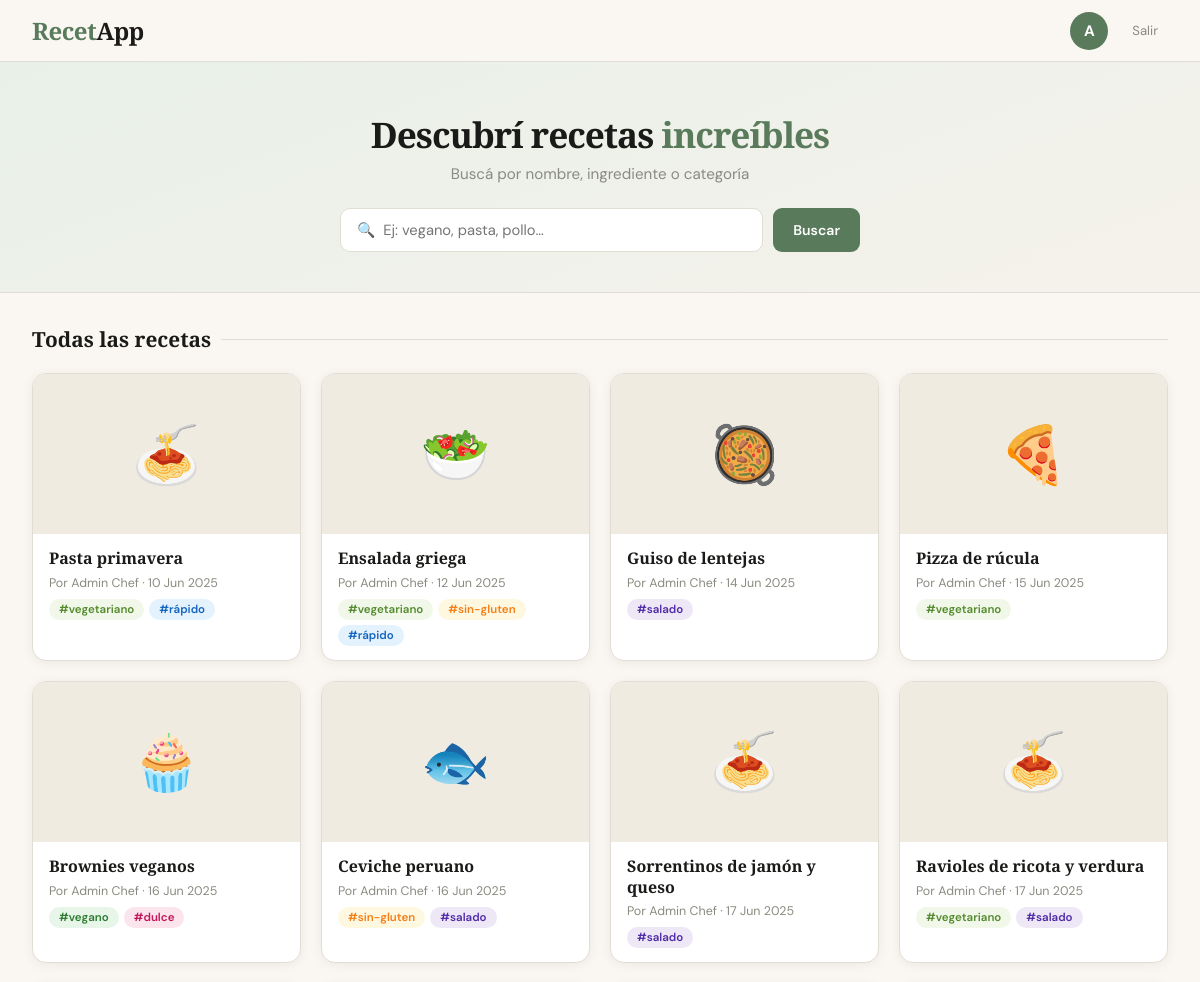
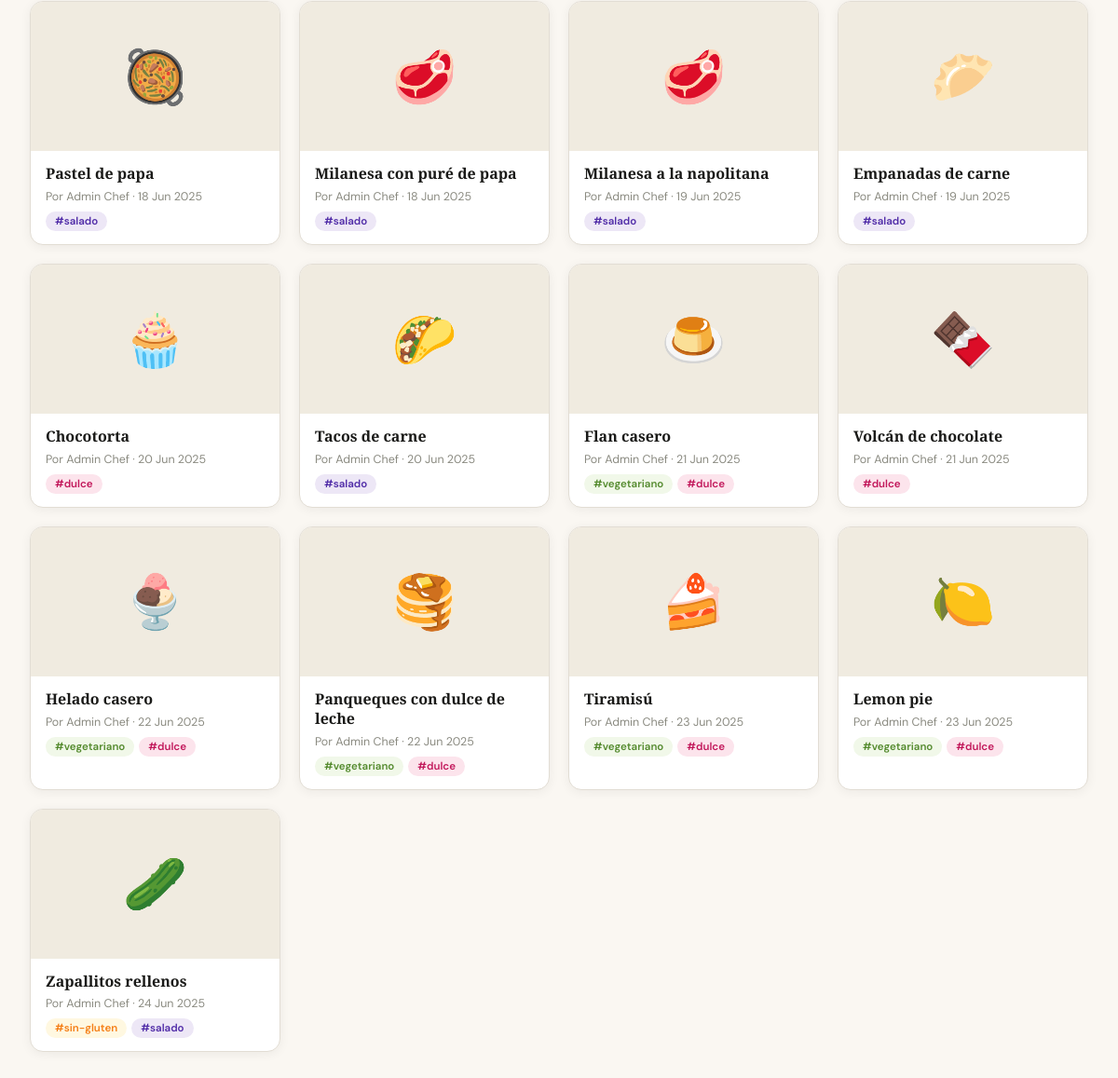
The app's page / (signed in) with its own data (2 pictures, top to bottom).
### recetas/models.py (models this page shows, shortened)
class Receta(models.Model):
    EMOJIS = [
        ("🍝", "🍝 Pasta"), ("🥗", "🥗 Ensalada"), ("🍕", "🍕 Pizza"),
        ("🍜", "🍜 Sopa"), ("🥘", "🥘 Guiso"), ("🧁", "🧁 Postre"),
        ("🍳", "🍳 Huevos"), ("🥩", "🥩 Carne"), ("🐟", "🐟 Pescado"),
        ("🫔", "🫔 Wrap"), ("🥟", "🥟 Empanadas"), ("🌮", "🌮 Tacos"),
        ("🍮", "🍮 Flan"), ("🍫", "🍫 Chocolate"), ("🍨", "🍨 Helado"),
        ("🥞", "🥞 Panqueques"), ("🍰", "🍰 Torta"), ("🍋", "🍋 Limón"),
        ("🥒", "🥒 Verdura"),
    ]
    nombre = models.CharField(max_length=120)
    emoji = models.CharField(max_length=8, choices=EMOJIS, default="🍝")
    ingredientes = models.TextField(
        help_text="Uno por línea. Una línea que empiece con '## ' es un subtítulo."
    )
    pasos = models.TextField(help_text="Uno por línea.")
    nota = models.TextField(blank=True)
    tags = models.ManyToManyField(Tag, blank=True, related_name="recetas")
    autor = models.ForeignKey(
        settings.AUTH_USER_MODEL, on_delete=models.CASCADE, related_name="recetas"
    )
    fecha = models.DateField(default=timezone.localdate)
    class Meta:
        ordering = ["id"]

class Tag(models.Model):
    nombre = models.CharField(max_length=30, unique=True)  # ej: "#rápido"
    slug = models.SlugField(max_length=30, unique=True)    # ej: "rapido" (clase CSS)
    class Meta:
        ordering = ["id"]

### recetas/views.py (the view)
# urls.py: path("", views.index, name="index"),
@login_required
def index(request):
    q = request.GET.get("q", "").strip()
    recetas = Receta.objects.select_related("autor").prefetch_related("tags")
    if q:
        recetas = recetas.filter(
            Q(nombre__icontains=q)
            | Q(tags__nombre__icontains=q)
            | Q(ingredientes__icontains=q)
        ).distinct()
    return render(request, "recetas/index.html", {"recetas": recetas, "q": q})

### recetas/templates/recetas/index.html (shortened to what this page needs)
{% extends "recetas/base.html" %}
{% block content %}
<div id="page-index" class="page active">
  {% include "recetas/_navbar.html" %}
  <div class="hero-search">
    <div class="hero-title">Descubrí recetas <em>increíbles</em></div>
    <div class="hero-sub">Buscá por nombre, ingrediente o categoría</div>
    <form class="search-bar" method="get" action="{% url 'index' %}">
      <input id="search-input" name="q" type="text" value="{{ q }}" placeholder="🔍  Ej: vegano, pasta, pollo…" autocomplete="off">
      <button type="submit" class="btn btn-sage">Buscar</button>
    </form>
  </div>
  <div class="recipes-section">
    <div class="section-title">{% if q %}Resultados para “{{ q }}”{% else %}Todas las recetas{% endif %}</div>
    {% include "recetas/_grid.html" %}
  </div>
</div>
{% endblock %}

### recetas/templates/recetas/_navbar.html (shortened to what this page needs)
<nav class="navbar">
  <a class="nav-logo" href="{% url 'index' %}" style="text-decoration:none">Recet<span>App</span></a>
  <div class="nav-right">
    <a class="avatar-btn" href="{% url 'perfil' %}" title="Mi perfil" style="text-decoration:none">{{ user.first_name|default:user.username|first|upper }}</a>
    <form class="logout-form" method="post" action="{% url 'logout' %}">
      <button type="submit" class="logout-btn">Salir</button>
    </form>
  </div>
</nav>

### recetas/templates/recetas/_grid.html
<div class="recipes-grid">
  {% for r in recetas %}
  <a class="recipe-card" href="{% url 'detalle' r.pk %}">
    <div class="recipe-img">{{ r.emoji }}</div>
    <div class="recipe-body">
      <div class="recipe-name">{{ r.nombre }}</div>
      <div class="recipe-meta">Por {{ r.autor.get_full_name|default:r.autor.username }} · {{ r.fecha|date:"j M Y" }}</div>
      <div class="recipe-tags">
        {% for t in r.tags.all %}<span class="tag tag-{{ t.slug }}">{{ t.nombre }}</span>{% endfor %}
      </div>
    </div>
  </a>
  {% empty %}
  <div class="empty" style="grid-column:1/-1">
    <div class="empty-icon">🍽</div>
    <div class="empty-text">No hay recetas todavía</div>
  </div>
  {% endfor %}
</div>

### recetas/static/recetas/css/style.css (style rules this page uses)
*, *::before, *::after { box-sizing: border-box; margin: 0; padding: 0; }
:root { --sage: #5a7a5c; --sage-lt: #8aab8c; --cream: #faf7f2; --warm: #f0ebe0; --ink: #1a1a18; --muted: #8a8a80; --border: #e2ddd4; --white: #ffffff; --red: #c0392b; --gold: #c9963a; --radius: 14px; --shadow: 0 4px 24px rgba(0,0,0,0.08); }
body { font-family: 'DM Sans', sans-serif; background: var(--cream); color: var(--ink); min-height: 100vh; }
.page { display: none; min-height: 100vh; }
.page.active { display: block; }
.btn { display: inline-flex; align-items: center; gap: 7px; padding: 10px 20px; border-radius: 9px; font-family: 'DM Sans', sans-serif; font-size: 0.88rem; font-weight: 600; cursor: pointer; border: none; transition: all 0.15s; }
.btn-sage { background: var(--sage); color: #fff; }
.tag { display: inline-block; padding: 3px 10px; border-radius: 20px; font-size: 0.72rem; font-weight: 600; }
.tag-vegano { background: #e8f5e9; color: #2e7d32; }
.tag-vegetariano { background: #f1f8e9; color: #558b2f; }
.tag-sin-gluten { background: #fff8e1; color: #f57f17; }
.tag-rapido { background: #e3f2fd; color: #1565c0; }
.tag-dulce { background: #fce4ec; color: #c2185b; }
.tag-salado { background: #ede7f6; color: #512da8; }
.navbar { position: sticky; top: 0; z-index: 200; background: rgba(250,247,242,0.92); backdrop-filter: blur(12px); border-bottom: 1px solid var(--border); display: flex; align-items: center; justify-content: space-between; padding: 0 32px; height: 62px; }
.nav-logo { font-family: 'Playfair Display', serif; font-size: 1.5rem; font-weight: 900; color: var(--sage); cursor: pointer; letter-spacing: -0.5px; }
.nav-logo span { color: var(--ink); }
.nav-right { display: flex; align-items: center; gap: 14px; }
.avatar-btn { width: 38px; height: 38px; border-radius: 50%; background: var(--sage); color: #fff; font-weight: 700; font-size: 0.95rem; border: none; cursor: pointer; display: flex; align-items: center; justify-content: center; transition: transform 0.15s, box-shadow 0.15s; }
.logout-btn { background: none; border: none; cursor: pointer; color: var(--muted); font-size: 0.82rem; font-family: 'DM Sans', sans-serif; padding: 6px 10px; border-radius: 7px; }
#page-index { background: var(--cream); }
.hero-search { background: linear-gradient(160deg, #e8f0e8 0%, #f5f2eb 100%); padding: 48px 32px 40px; text-align: center; border-bottom: 1px solid var(--border); }
.hero-title { font-family: 'Playfair Display', serif; font-size: 2.2rem; font-weight: 900; color: var(--ink); margin-bottom: 6px; letter-spacing: -1px; }
.hero-title em { color: var(--sage); font-style: normal; }
.hero-sub { color: var(--muted); margin-bottom: 24px; font-size: 0.95rem; }
.search-bar { display: flex; gap: 10px; max-width: 520px; margin: 0 auto; }
.search-bar input { flex: 1; border: 1.5px solid var(--border); border-radius: 10px; padding: 11px 16px; font-family: 'DM Sans', sans-serif; font-size: 0.92rem; background: var(--white); outline: none; transition: border-color 0.15s; }
.recipes-section { padding: 32px; }
.section-title { font-family: 'Playfair Display', serif; font-size: 1.3rem; font-weight: 700; margin-bottom: 20px; display: flex; align-items: center; gap: 10px; }
.section-title::after { content: ''; flex: 1; height: 1px; background: var(--border); }
.recipes-grid { display: grid; grid-template-columns: repeat(auto-fill, minmax(240px, 1fr)); gap: 20px; }
.recipe-card { background: var(--white); border-radius: var(--radius); overflow: hidden; cursor: pointer; box-shadow: 0 2px 12px rgba(0,0,0,0.06); transition: transform 0.18s, box-shadow 0.18s; border: 1px solid var(--border); }
.recipe-img { width: 100%; height: 160px; object-fit: cover; display: block; background: var(--warm); font-size: 3.5rem; display: flex; align-items: center; justify-content: center; }
.recipe-body { padding: 14px 16px; }
.recipe-name { font-family: 'Playfair Display', serif; font-size: 1rem; font-weight: 700; margin-bottom: 6px; line-height: 1.3; }
.recipe-meta { font-size: 0.78rem; color: var(--muted); margin-bottom: 8px; }
.recipe-tags { display: flex; flex-wrap: wrap; gap: 5px; }
.logout-form { display:inline; }
.search-bar { align-items: stretch; }
a.recipe-card { text-decoration:none; color:inherit; display:block; }

### records on screen
Receta: emoji "🍝", nombre "Pasta primavera", autor.get_full_name "Admin Chef", fecha "10 Jun 2025"
Tag: nombre "#vegetariano"
Tag: nombre "#rápido"
Receta: emoji "🥗", nombre "Ensalada griega", autor.get_full_name "Admin Chef", fecha "12 Jun 2025"
Tag: nombre "#sin-gluten"
Receta: emoji "🥘", nombre "Guiso de lentejas", autor.get_full_name "Admin Chef", fecha "14 Jun 2025"
Tag: nombre "#salado"
Receta: emoji "🍕", nombre "Pizza de rúcula", autor.get_full_name "Admin Chef", fecha "15 Jun 2025"
Receta: emoji "🧁", nombre "Brownies veganos", autor.get_full_name "Admin Chef", fecha "16 Jun 2025"
Tag: nombre "#vegano"
Tag: nombre "#dulce"
Receta: emoji "🐟", nombre "Ceviche peruano", autor.get_full_name "Admin Chef", fecha "16 Jun 2025"
Receta: emoji "🍝", nombre "Sorrentinos de jamón y queso", autor.get_full_name "Admin Chef", fecha "17 Jun 2025"
Receta: emoji "🍝", nombre "Ravioles de ricota y verdura", autor.get_full_name "Admin Chef", fecha "17 Jun 2025"
Receta: emoji "🥘", nombre "Pastel de papa", autor.get_full_name "Admin Chef", fecha "18 Jun 2025"
Receta: emoji "🥩", nombre "Milanesa con puré de papa", autor.get_full_name "Admin Chef", fecha "18 Jun 2025"
Receta: emoji "🥩", nombre "Milanesa a la napolitana", autor.get_full_name "Admin Chef", fecha "19 Jun 2025"
Receta: emoji "🥟", nombre "Empanadas de carne", autor.get_full_name "Admin Chef", fecha "19 Jun 2025"
Receta: emoji "🧁", nombre "Chocotorta", autor.get_full_name "Admin Chef", fecha "20 Jun 2025"
Receta: emoji "🌮", nombre "Tacos de carne", autor.get_full_name "Admin Chef", fecha "20 Jun 2025"
Receta: emoji "🍮", nombre "Flan casero", autor.get_full_name "Admin Chef", fecha "21 Jun 2025"
Receta: emoji "🍫", nombre "Volcán de chocolate", autor.get_full_name "Admin Chef", fecha "21 Jun 2025"
Receta: emoji "🍨", nombre "Helado casero", autor.get_full_name "Admin Chef", fecha "22 Jun 2025"
Receta: emoji "🥞", nombre "Panqueques con dulce de leche", autor.get_full_name "Admin Chef", fecha "22 Jun 2025"
Receta: emoji "🍰", nombre "Tiramisú", autor.get_full_name "Admin Chef", fecha "23 Jun 2025"
Receta: emoji "🍋", nombre "Lemon pie", autor.get_full_name "Admin Chef", fecha "23 Jun 2025"
Receta: emoji "🥒", nombre "Zapallitos rellenos", autor.get_full_name "Admin Chef", fecha "24 Jun 2025"

### other values on screen
{{ user.first_name|default:user.username|first|upper }} "A"
